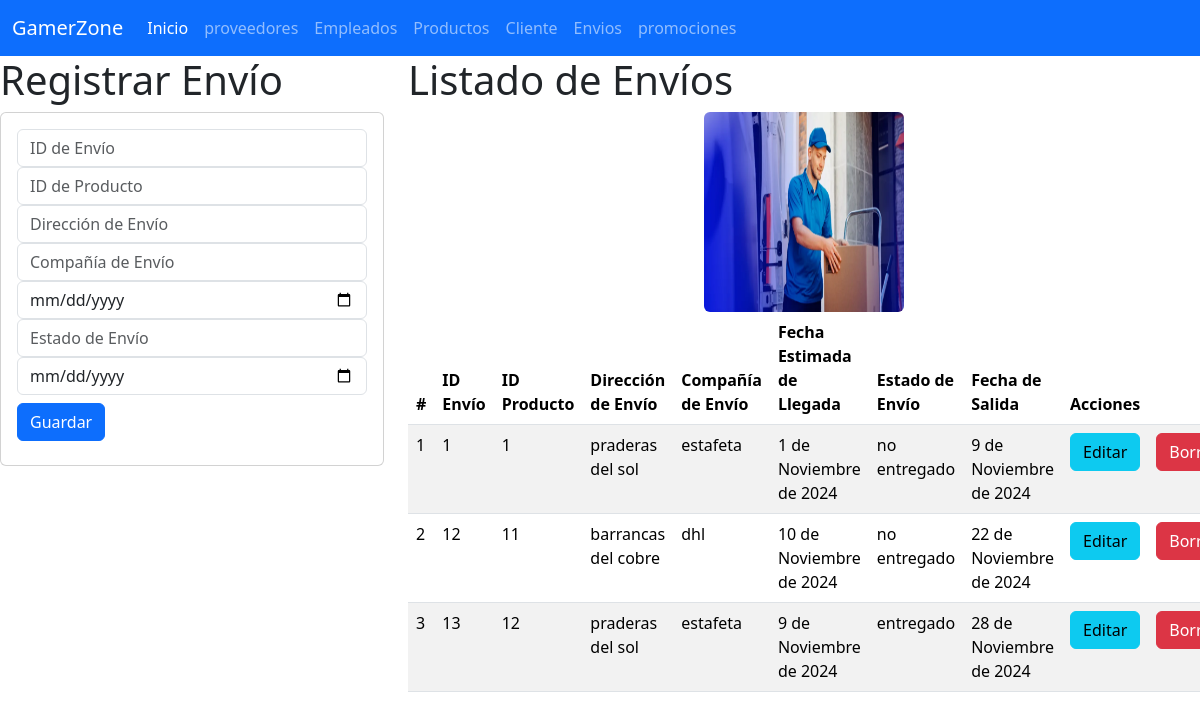
Screenshot of /inicio_vistaEnvio with the database file from the repository.
### Envios_app/models.py (models this page shows, shortened)
class Envio(models.Model):
    id_envio=models.IntegerField(primary_key=True)
    id_producto=models.IntegerField()
    direccion_envio=models.CharField(max_length=100)
    compania_envio= models.CharField(max_length=100)
    fecha_estimada_llegada=models.DateField()
    estado_envio=models.CharField(max_length=100)
    fecha_salida=models.DateField()

### Envios_app/views.py (the view)
# urls.py: path("inicio_vistaEnvio", views.inicio_vistaEnvio, name="inicio_vistaEnvio"),
def inicio_vistaEnvio(request):
    losenvios = Envio.objects.all()
    return render(request, "gestionarEnvio.html", {"misenvios": losenvios})

### Envios_app/templates/gestionarEnvio.html (shortened to what this page needs)
{% extends "base.html" %}
{% load static %}
{% block cuerpo %}
<div class="row">
    <div class="col-sm-12 col-md-4 col-lg-4 col-xl-4">
        <h1>Registrar Envío</h1>
        <div class="card">
            <div class="card-body">
                <form action="/registrarEnvio/" method="POST">
                    <div class="form-group">
                        <input type="number" id="txtid_envio" name="txtid_envio" class="form-control" placeholder="ID de Envío" required>
                    </div>
                    <div class="form-group">
                        <input type="number" id="txtid_producto" name="txtid_producto" class="form-control" placeholder="ID de Producto" required>
                    </div>
                    <div class="form-group">
                        <input type="text" id="txtdireccion_envio" name="txtdireccion_envio" class="form-control" placeholder="Dirección de Envío" maxLength="100" required>
                    </div>
                    <div class="form-group">
                        <input type="text" id="txtcompania_envio" name="txtcompania_envio" class="form-control" placeholder="Compañía de Envío" maxLength="100" required>
                    </div>
                    <div class="form-group">
                        <input type="date" id="txtfecha_estimada_llegada" name="txtfecha_estimada_llegada" class="form-control" placeholder="Fecha Estimada de Llegada" required>
                    </div>
                    <div class="form-group">
                        <input type="text" id="txtestado_envio" name="txtestado_envio" class="form-control" placeholder="Estado de Envío" maxLength="100" required>
                    </div>
                    <div class="form-group">
                        <input type="date" id="txtfecha_salida" name="txtfecha_salida" class="form-control" placeholder="Fecha de Salida" required>
                    </div>
                    <div class="form-group py-2">
                        <button type="submit" class="btn btn-primary">Guardar</button>
                    </div>
                </form>
            </div>
        </div>
    </div>
    <div class="col-sm-12 col-md-8 col-lg-8 col-xl-8">
        <h1>Listado de Envíos</h1>
        <img class="rounded mx-auto d-block" src="{% static 'img/envio.jpg' %}" alt="alexis" style="width: 200px; height: 200px;" />
        <div class="table-responsive">
            <table class="table table-striped">
                <thead>
                    <tr>
                        <th scope="col">#</th>
                        <th scope="col">ID Envío</th>
                        <th scope="col">ID Producto</th>
                        <th scope="col">Dirección de Envío</th>
                        <th scope="col">Compañía de Envío</th>
                        <th scope="col">Fecha Estimada de Llegada</th>
                        <th scope="col">Estado de Envío</th>
                        <th scope="col">Fecha de Salida</th>
                        <th colspan="2">Acciones</th>
                    </tr>
                </thead>
                <tbody>
                    {% for e in misenvios %}
                    <tr>
                        <td>{{ forloop.counter }}</td>
                        <td>{{ e.id_envio }}</td>
                        <td>{{ e.id_producto }}</td>
                        <td>{{ e.direccion_envio }}</td>
                        <td>{{ e.compania_envio }}</td>
                        <td>{{ e.fecha_estimada_llegada }}</td>
                        <td>{{ e.estado_envio }}</td>
                        <td>{{ e.fecha_salida }}</td>
                        <td><a href="seleccionarEnvio/{{ e.id_envio }}" class="btn btn-info">Editar</a></td>
                        <td><a href="borrarEnvio/{{ e.id_envio }}" class="btn btn-danger">Borrar</a></td>
                    </tr>
                    {% endfor %}
                </tbody>
            </table>
        </div>
    </div>
</div>
{% endblock %}

### rows the page displays
Envio: id_envio "1", id_producto "1", direccion_envio "praderas del sol", compania_envio "estafeta", fecha_estimada_llegada "1 de Noviembre de 2024", estado_envio "no entregado", fecha_salida "9 de Noviembre de 2024"
Envio: id_envio "12", id_producto "11", direccion_envio "barrancas del cobre", compania_envio "dhl", fecha_estimada_llegada "10 de Noviembre de 2024", estado_envio "no entregado", fecha_salida "22 de Noviembre de 2024"
Envio: id_envio "13", id_producto "12", direccion_envio "praderas del sol", compania_envio "estafeta", fecha_estimada_llegada "9 de Noviembre de 2024", estado_envio "entregado", fecha_salida "28 de Noviembre de 2024"
